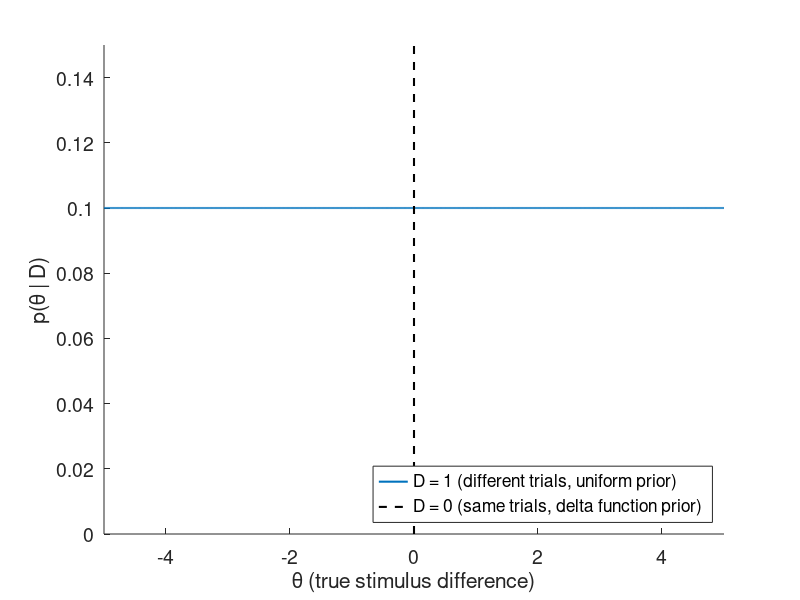

MATLAB code for this plot: (Note: this script raises an error after producing the figure.)
% This code produces plots to explain the framework of our Bayesian same different model
%% SETUP
% Sigma values
sigmaTest = 0.5; % sigma test
sigmaRef = 0.5;  % sigma ref (aka sigma zero)

% Priors
pSame = 0.5;
pDiff = 0.5;

% Stimulus range
possibleStimDiffDb = [-5, 5];

% Possible theta values for different trials
% These are the true stimulus differences, approximates the prior p(theta | D = 1)
thetaMin = min(possibleStimDiffDb);
thetaMax = max(possibleStimDiffDb);
thetaRange = linspace(thetaMin, thetaMax, 1000); % smoother than stimDiffDb
thetaRange = thetaRange(find(thetaRange ~= 0)); % do not include 0 in the range

% Measurement grid for numerical integration
% The variable that the observer actually sees, possible measurement values 
mGrid = linspace(min(possibleStimDiffDb), max(possibleStimDiffDb), 1000)';  % column vector
dm = mGrid(2) - mGrid(1);

%% Plot of stimulus priors
% Uniform prior for D = 1
p_theta_given_D1 = ones(size(thetaRange)) / (thetaMax - thetaMin);

% Plot
figure; hold on;

% Plot uniform prior (different trials)
plot(thetaRange, p_theta_given_D1, 'LineWidth', 1.5);

% Plot delta function for same trials as a dotted vertical line
% Could add an arrow for clarity
maxHeight = max(p_theta_given_D1) * 1.5;
plot([0 0], [0 maxHeight], '--', 'LineWidth', 1.5, 'Color','k');

% Formatting
xlabel('\theta (true stimulus difference)');
ylabel('p(\theta | D)');
legend('D = 1 (different trials, uniform prior)', ...
       'D = 0 (same trials, delta function prior)', ...
       'Location', 'Southeast');
xlim([thetaMin thetaMax]);
ylim([0 maxHeight]);
set(gca, 'FontSize', 14);

%% Plotting marginal and conditional likelihoods

% Likelihood = marginal likelihood for same trials (D = 0)
% m represents the difference between the measurements
P_m_given_D0 = normpdf(mGrid, 0, sqrt(2)*sigmaRef); % std dev is sqrt(2)*sigmaZero

% Marginal likelihood for different trials (D = 1) as integral of Gaussians (box shape)
P_m_given_D1 = mean(normpdf(mGrid, thetaRange, sqrt(sigmaTest^2 + sigmaRef^2)), 2);
% normpdf() produces a matrix, with rows = m values and columns = theta values
% each column is p(m | theta_j)
% taking the mean(..., 2) averages across theta values for each fixed m

% Select a few theta values to plot example shifted Gaussians
exampleIdx = round(linspace(1, length(thetaRange), 10));  % 5 evenly spaced theta
figure; hold on;

% Same trials Gaussian (black)
plot(mGrid, P_m_given_D0, 'k', 'LineWidth', 1);

% Marginal likelihood (red)
plot(mGrid, P_m_given_D1, 'b', 'LineWidth', 1);

% Plot example shifted Gaussians (light red)
for i = 1:length(exampleIdx)
    theta_i = thetaRange(exampleIdx(i));
    plot(mGrid, normpdf(mGrid, theta_i, sqrt(sigmaTest^2 + sigmaRef^2)), ...
         'Color', [0.8 0 0 0.15],'LineWidth', 1);
end

% Labels and formatting
xlabel('Internal measurement difference m');
ylabel('p(m | D)');
legend({'Likelihood p(m | D = 0)', ...
    'Marginal likelihood p(m | D = 1)', ...
    'Conditional likelihoods p(m | \theta)',});
set(gca, 'FontSize', 14);
xlim([thetaMin thetaMax]);
ylim([0 max([P_m_given_D1; P_m_given_D0])*1.2]);
box off;

%%



function pDifferent = bayesianSameDiffModelTwoSigma( stimDiffDb, sigmaParams, priorSame )
% Probability of reporting "different" in a same different judgement
%
% Syntax:
%   pDifferent = bayesianSameDiffModel( stimDiffDb, sigma )
%
% Description:
%   Bayesian same–different discrimination model.
%
%   Computes the observer's probability of reporting "different" for each
%   physical stimulus difference Δ in the vector stimDiffDb.
%
% Inputs:
%   stimDiffDb  - Vector of numeric values. The difference
%                 between the stimuli in units of decibels.
%
%   sigma       - Scalar numeric value. Standard deviation of sensory noise
%                 for internal measurements m1 and m2.
%
% Outputs:
%   pDifferent  - Vector of same length as stimDiffDb that gives
%                 the probability of reporting "different" for
%                 that degree of stimulus difference.
%
% Examples:
%{
    sigma = 0.3
    stimDiffDb = -10:0.5:10;    
    pDifferent = bayesianSameDiffModelTwoSigma(stimDiffDb, sigma );
    plot(stimDiffDb, pDifferent,'*-r');
%}

% Unpack two sigma values
sigma = sigmaParams(1); % sigma test
sigmaZero = sigmaParams(2);  % sigma ref

% Priors
pSame = priorSame;
pDiff = 1 - priorSame;

% Theoretical stimulus range
% CHANGE TO STIM PARAMS DOMAIN LIST
possibleStimDiffDb = [-5, 5];

% Possible theta values for different trials
% These are the true stimulus differences, approximates the prior p(theta | D = 1)
thetaRange = linspace(min(possibleStimDiffDb), max(possibleStimDiffDb), 1000); % smoother than stimDiffDb
thetaRange = thetaRange(find(thetaRange ~= 0)); % do not include 0 in the range

% Measurement grid for numerical integration
% The variable that the observer actually sees, possible measurement values 
mGrid = linspace(min(possibleStimDiffDb), max(possibleStimDiffDb), 1000)';  % column vector
dm = mGrid(2) - mGrid(1);

% Likelihood = marginal likelihood for same trials (D = 0)
% m represents the difference between the measurements
P_m_given_D0 = normpdf(mGrid, 0, sqrt(2)*sigmaZero); % std dev is sqrt(2)*sigmaZero

% Marginal likelihood for different trials (D = 1) as integral of Gaussians (box shape)
P_m_given_D1 = mean(normpdf(mGrid, thetaRange, sqrt(sigma^2 + sigmaZero^2)), 2);
% normpdf() produces a matrix, with rows = m values and columns = theta values
% each column is p(m | theta_j)
% taking the mean(..., 2) averages across theta values for each fixed m

% Precompute posterior P(D = 1 | m) (same for all stimDiffDb)
% Provides the decision rule
P_D1_given_m = (P_m_given_D1 * pDiff) ./ (P_m_given_D0 * pSame + P_m_given_D1 * pDiff);
P_D0_given_m = (P_m_given_D0 * pSame) ./ (P_m_given_D0 * pSame + P_m_given_D1 * pDiff);

% Decision rule
% Depends only on internal measurement, not on theta
decisionDifferent = (P_D1_given_m > 0.5);

dm = mGrid(2) - mGrid(1);

% Now compute P("different"|stimDiffDb) numerically
pDifferent = zeros(size(stimDiffDb));

for i = 1:length(stimDiffDb)
    delta = stimDiffDb(i);
    % If the true stimulus value were theta, how often would
    % the observer say different?

    % Likelihood of measurement given this stimulus difference
    % This is the sensory encoding stage
    % Observer treats every trial as if it might be a different trial
    P_m_given_delta = normpdf(mGrid, delta, sqrt(sigmaZero^2 + sigma^2));

    % Normalize
    P_m_given_delta = P_m_given_delta / sum(P_m_given_delta*dm);

    % Probability of decision = integration (average) over measurements
    % Add up the fractions of trials in each measurement bin that lead to a "diff" response
    pDifferent(i) = sum(P_m_given_delta .* decisionDifferent) * dm;
end

end

